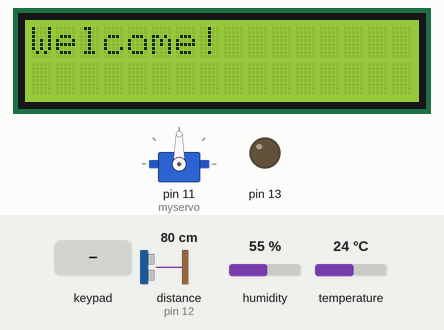
Recording of a sketch running on a simulated Arduino Uno, built with avr-gcc and run on an emulated ATmega328P. On the bench: servo, 16×2 character LCD, output pins drawn as LEDs (lit = HIGH). Inputs (shaded band) come from the test bench; at power-on: distance to the obstacle (sensor on pin 12) 80 cm, humidity 55 %, temperature 24 °C. What the sketch prints to the serial monitor is not drawn.

Above: at 2.3 s.
2.4 s: key 'B' pressed
At 3.0 s:
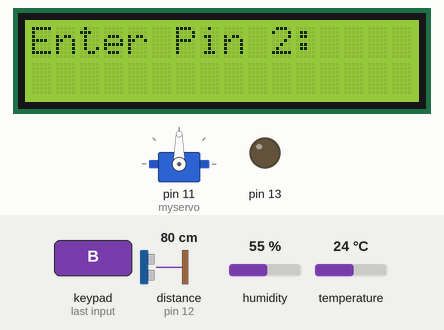
3.9 s: keypad keys 5 4 3 2 pressed 0.4 s apart
At 6.2 s:
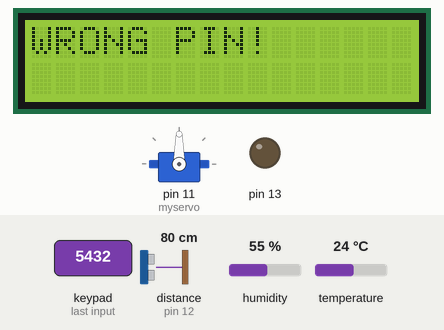
7.0 s: distance to the obstacle (sensor on pin 12) set to 120 cm
At 7.6 s:
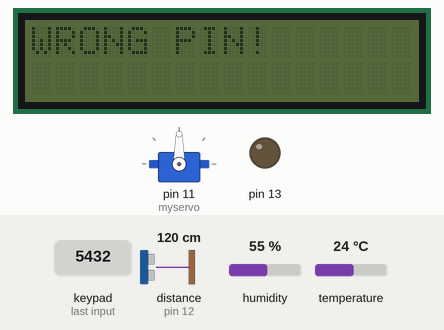
8.5 s: keypad keys 9 8 7 6 A pressed 0.4 s apart
At 10.4 s:
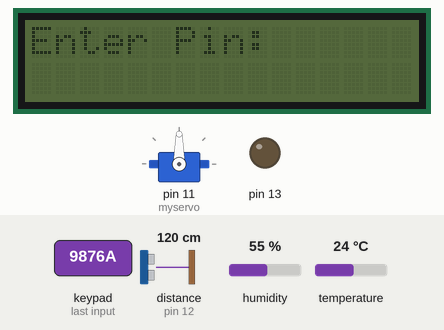
12.0 s: keypad keys 8 9 0 9 # pressed 0.4 s apart
At 13.8 s:
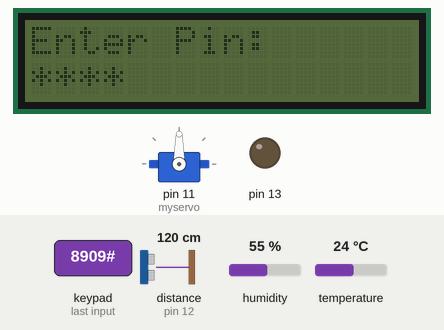
15.5 s: distance to the obstacle (sensor on pin 12) set to 2 cm
At 16.1 s:
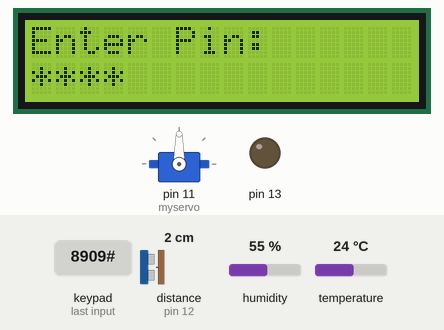
Timing chart, 0 to 18.0 s (numbered marks = the images above; inputs shaded):
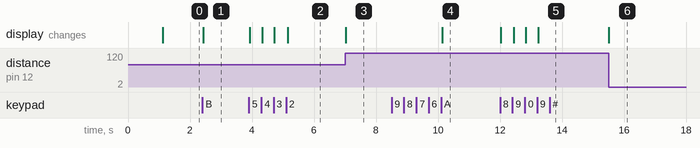

Measured:
- after the input at 2.4 s, the display: changes at once (image 1)
- after the input at 3.9 s, the display: first changes at once (image 2 shows a later state)
- after the input at 7.0 s, the display: changes at once (image 3)
- after the input at 8.5 s, the display: changes after 1.6 s (image 4)
- after the input at 12.0 s, the display: first changes at once (image 5 shows a later state)
- after the input at 15.5 s, the display: changes at once (image 6)

The sketch:

gate_module_arduino_uno.ino
```cpp
#include <Keypad.h>
#include "NewPing.h"
#include <Servo.h>
#include<Wire.h>
#include<LiquidCrystal_I2C.h>
#include <DHT11.h>


// servo init
Servo myservo;
DHT11 dht11(A0);
LiquidCrystal_I2C lcd(0x27,16,2);


const byte ROWS = 4; //four rows
const byte COLS = 4; //four columns
//define the cymbols on the buttons of the keypads
char hexaKeys[ROWS][COLS] = {
  {'1','4','7','*'},
  {'2','5','8','0'},
  {'3','6','9','#'},
  {'A','B','C','D'}
};
byte rowPins[ROWS] = {5, 4, 3, 2}; //connect to the row pinouts of the keypad
byte colPins[COLS] = {9, 8, 7, 6}; //connect to the column pinouts of the keypad
Keypad customKeypad = Keypad( makeKeymap(hexaKeys), rowPins, colPins, ROWS, COLS);

void print_pin_digits(int a)
{
  String g="";
  for(int i=0;i<a;i++)
  {
    g=g+"*";
  }
  lcd.setCursor(0,1);
  lcd.print(g);
}
NewPing s(10,12,400);
float temp,hum,c;

float get_dist()
{
  float t=s.ping();
  float d=0;
  d=((t/2)*c);
  return d;
}


void setup(){
  Serial.begin(9600);
  pinMode(13, OUTPUT);
  pinMode(10,OUTPUT);
  pinMode(12,INPUT);
  temp=dht11.readTemperature();
  hum=dht11.readHumidity();
  c=(0.0001*(331.4+(0.0606*temp)+(0.00124*hum)));
  myservo.attach(11);
  lcd.init();
  lcd.backlight();
  lcd.clear();
  lcd.print("Welcome!");
}
int start_state=0;
int code=8909;
String input_code_str="",received_code_str="";
int input_code=0,received_code=0,received_count=0;
int count_input=0;
int input_code_ready=0;
int received_code_ready=0;
int wrng_attempt=0;
int control=0;
int arr[]={8767,4645,6464,6546,4234};
int flag=0;

void start_motor()
{
    myservo.write(0);
    delay(500);
    myservo.write(90); // pause
    delay(3500);
    myservo.write(150);
    delay(500);
    myservo.write(90);

}

int firstCheck(int input_code)
{
  if(received_code_ready==1)
    {
       if(input_code==received_code)
    {
      //Serial.print("PASSED!");
      //start_motor();
      return 1;
      wrng_attempt=0;
    }
    else{
      Serial.print("WRONG PIN!");
      lcd.clear();
      lcd.print("WRONG PIN!");
      wrng_attempt=wrng_attempt+1;
    }
    }
    else{
         if(input_code==code)
    {
      Serial.print("PASSED");

      return 1;

      wrng_attempt=0;
    }
    else{
      Serial.print("WRONG PIN");
      lcd.clear();
      lcd.print("WRONG PIN!");
      return 0;
      wrng_attempt=wrng_attempt+1;
    }
    }
}

int secondCheck(int input_code)
{
  int i=0;
  int size=sizeof(arr)/sizeof(arr[0]);
  Serial.println(input_code);
  for(i=0;i<size;i++)
  {
    if(input_code==arr[i])
    {
      Serial.print("Level-2");

      return 1;
    }
  }
  Serial.print("Level-2 fail");
  lcd.clear();
  lcd.print("WRONG PIN!");
  return 0;
}
int iter_count=0;
void loop(){
  char customKey = customKeypad.getKey();
   if(iter_count<=75)
  {
      if(get_dist()>=100)
  {
      lcd.noBacklight();

  }
  else
  {
      lcd.backlight();
  }
  iter_count=0;
  }
  iter_count++;
  if(Serial.available())
  { char receivedChar = Serial.read();
  //Serial.println(receivedChar);
  // Serial.println(received_code_str);
    if(received_count<=6)
    {
      received_code_str+=receivedChar;
      received_count+=1;
      if(received_count==6)
      { received_code=received_code_str.toInt();
        received_count=0;
        code=received_code;
        received_code_ready=1;
        received_code_str="";
        Serial.print(received_count);
        Serial.println(received_code_ready);
        Serial.print(received_code);
      }
    }

  }

  if (customKey){
    if(customKey=='A')
    {
      control=0;
      lcd.clear();
      lcd.setCursor(0,0);
      lcd.print("Enter Pin:");
      start_state=1;
      input_code_str="";
      count_input=0;
    }
    else if(customKey=='B')
    {
      Serial.println("Enter the 2nd pin");
      lcd.clear();
      lcd.setCursor(0,0);
      lcd.print("Enter Pin 2:");
      control=1;
      start_state=1;
      input_code_str="";
      count_input=0;
    }
      else if(customKey=='C' && start_state==1)
    {
      start_state=0;
      lcd.clear();
      lcd.setCursor(0,0);
      lcd.print("Cleared");
      delay(500);
      lcd.clear();
      lcd.setCursor(0,0);
      lcd.print("Welcome!");

      input_code_str="";
      count_input=0;
       input_code_ready=0;

    }
      else if(customKey=='D' && start_state==1)
    {
      start_state=0;
    }
      else if(customKey=='#' && start_state==1)
    {
      start_state=0;
    }
      else if(customKey=='*' && start_state==1)
    {
      start_state=0;
    }
    else if(customKey && start_state==1 && count_input<=4)
    {
      // Serial.print("input : ");
      // Serial.print(customKey);
      // Serial.print("\n input string");
      // Serial.print(input_code_str);
       lcd.setCursor(0,0);
      lcd.print("Enter Pin:");
      count_input++;
      print_pin_digits(count_input);
      input_code_str+=customKey;
      if(count_input==4)
      {
        input_code_ready=1;
        count_input=0;
        start_state=0;
      }
    }

  }
  if(input_code_ready==1)
  {
    input_code=input_code_str.toInt();
    if(control==0)
    {
      int n=firstCheck(input_code);
      if(n==1)
        flag+=1;
      else
        wrng_attempt+=1;
      Serial.print(control);
    }
    else
    {
      int m=secondCheck(input_code);
      if(m==1)
        flag+=1;
      else
        wrng_attempt+=1;
      Serial.print(control);
    }
    Serial.println(wrng_attempt);
  	if(flag==2)
    {

      lcd.clear();
      lcd.setCursor(0,0);
      lcd.print("Welcome");
      lcd.setCursor(0,1);
      lcd.print("Back!!");
      start_motor();
      lcd.clear();
      lcd.setCursor(0,0);
      lcd.print("Welcome!");
      wrng_attempt=0;
    }
    input_code_ready=0;
    if(wrng_attempt>=3)
    {
      digitalWrite(13,HIGH);
      delay(2000);
      digitalWrite(13,LOW);
    }

  }
  delay(20);

}
```
